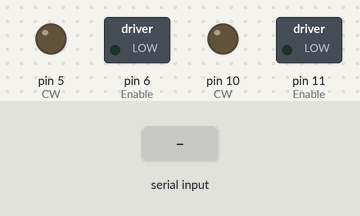
Simulated run of this sketch. Board: Arduino Uno, built with avr-gcc and run on an emulated ATmega328P. Parts: switched loads named in the sketch (green lamp = pin HIGH), output pins drawn as LEDs (lit = HIGH). Inputs (shaded band) come from the test bench. EEPROM starts erased; pins used as bus, display or sensor lines are not drawn.

Above: at 1.2 s.
1.3 s: "90,45\n" received over Serial
At 2.3 s:
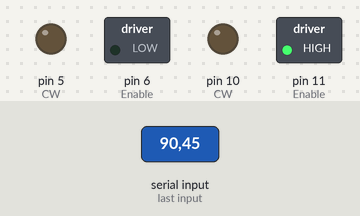
Timing chart, 0 to 16.7 s (numbered marks = the images above; inputs shaded):
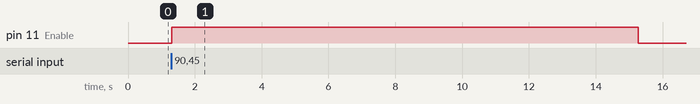

The sketch:

collimatorArduino.ino
```cpp
#include <EEPROM.h>
//internal position stored in unit of steps (short is easier than float)
//output and input doubles in unit of mm

// motor 0 should be the upper motor, motor 1 should be the lower motor
static int UpStepCount=0;
static int DownStepCount=0;
static float conversion=76.92;//steps for 1mm (1 step = 0.0005 inch = 0.013 mm)


//Executed once when power is on
void setup() {

  Serial.begin(9600); // set the baud rate

  //white CW/CCW, red Enable, green STEP

  //Motor 0
  pinMode(5, OUTPUT);//CW/CCW
  pinMode(6, OUTPUT);//Enable
  pinMode(7, OUTPUT);//STEP pulse

  //Motor 1
  pinMode(10, OUTPUT);//CW/CCW
  pinMode(11, OUTPUT);//Enable
  pinMode(12, OUTPUT);//STEP pulse

  //CW moves the tungsten further from the beamline
  //All default setting is towards the safe side
  digitalWrite(5, LOW);//CW
  digitalWrite(6, LOW);//Enable is high, disable by default
  digitalWrite(7, LOW);//STEP

  digitalWrite(10, LOW);//CW
  digitalWrite(11, LOW);//Enable is high, disable by default
  digitalWrite(12, LOW);//STEP

  //Store the internal position in memory that remains after power is off
  //~10K writing for lifetime, be careful not to put these lines in any stepping loop

  UpStepCount=EEPROMReadShort(0);
  DownStepCount=EEPROMReadShort(2);
}


//To write or read a value of short from the EEPROM
//The value is for position information
void EEPROMWriteShort(int address, short value){
  byte down = (value & 0xFF);
  byte up = ((value >> 8) & 0xFF);
  //Write the 4 bytes into the eeprom memory.
  EEPROM.write(address, down);
  EEPROM.write(address + 1, up);
}

int EEPROMReadShort(int address){
  byte down = EEPROM.read(address);
  byte up = EEPROM.read(address+1);
  //read the 4 bytes into the eeprom memory.
  return ((up<<8) & 0xFFFF) + ((down<<0) & 0xFF);
}


//loop after setup
void loop() {
  String s;
  // Read commands : read0/ read1
  // Move commands : xxxxxxy
  // y specifies the motor
  // xxxxxx specifies the new position in mm
  // e.g. 3.11 means move motor 1 to position at 3.1 mm

  if(Serial.available()){ // only send data back if data has been sent
    s = Serial.readStringUntil('\n'); // read the incoming commands
    if (s=="read0"){
      Serial.print("pos ");
      Serial.println(UpStepCount/conversion);//convert internal steps to position in mm
    }
    else if (s=="read1"){
      Serial.print("pos ");
      Serial.println(DownStepCount/conversion);
    }
    else if (s=="reset0"){
      Serial.println("pos0 reset");
      UpStepCount=0;
      EEPROMWriteShort(0, UpStepCount);
    }
    else if (s=="reset1"){
      Serial.println("pos1 reset");
      DownStepCount=0;
      EEPROMWriteShort(2, DownStepCount);
    }
    else{
      //command format
      //position in mm; space; bit for arm, 0 is upper, 1 is lower
      int len = s.length();
      int arm = s[len-1]-'0';
      s=s.substring(0,len-1);

      int nstep = 0;
      if (arm==0)
        nstep=s.toFloat()*conversion-UpStepCount;
      else
        nstep=s.toFloat()*conversion-DownStepCount;


      //negative is farther from the beam line
      int stepnum=nstep>0? 1:-1;
      if (arm==0)
        if (nstep<0)
          //farther
          digitalWrite(5, HIGH);
        else
          digitalWrite(5, LOW);
      else
        if (nstep<0)
          //farther
          digitalWrite(10, HIGH);
        else
          digitalWrite(10, LOW);

      if (arm==0)
          digitalWrite(6, HIGH);
      else
          digitalWrite(11, HIGH);

      for (int i=0; i<abs(nstep); i++){
          if (arm==0){

            UpStepCount+=stepnum;
            digitalWrite(7, HIGH);
            delay(1);
            digitalWrite(7, LOW);
            delay(1);
          } else {
            DownStepCount+=stepnum;
            digitalWrite(12, HIGH);
            delay(1);
            digitalWrite(12, LOW);
            delay(1);
          }
      }
      //after complete the movement
      //disable both
      //update the position in memory

      digitalWrite(6, LOW);
      digitalWrite(11, LOW);

      EEPROMWriteShort(0, UpStepCount);
      EEPROMWriteShort(2, DownStepCount);

      //Serial.println(UpStepCount);
      //Serial.println(DownStepCount);
    }
  }
  //delay(1); // delay for 1/10 of a second
}
```

Measured:
- after the input at 1.3 s, pin 11 (Enable): LOW → HIGH at once, → LOW 14.0 s later
